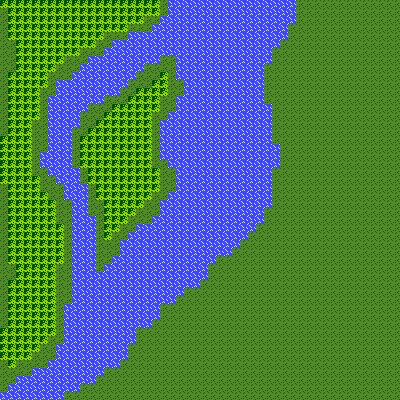

Tiled map render using the project's own tile images. Description and the map definition, with tile-layer contents summarised, below:
An orthogonal 50x50 tile map with 8x8 px tiles, 2 tile layers (ground, bricks, water and trees), 2 tilesets.

<map version="1.10" tiledversion="1.10.1" orientation="orthogonal" renderorder="right-down" width="50" height="50" tilewidth="8" tileheight="8" infinite="0" nextlayerid="6" nextobjectid="1">
 <tileset firstgid="1" source="ground.tsx" />
 <tileset firstgid="7" source="bricks.tsx" />
 <layer id="1" name="ground" width="50" height="50">
  <data>[2500 cells, 2500 non-empty, 1 distinct tile ids]</data>
 </layer>
 <layer id="2" name="bricks, water and trees" width="50" height="50">
  <data>[2500 cells, 1194 non-empty, 2 distinct tile ids]</data>
 </layer>
 <objectgroup id="3" name="spawns" />
 <objectgroup id="4" name="collision areas" />
 <objectgroup id="5" name="scenarios" />
</map>
